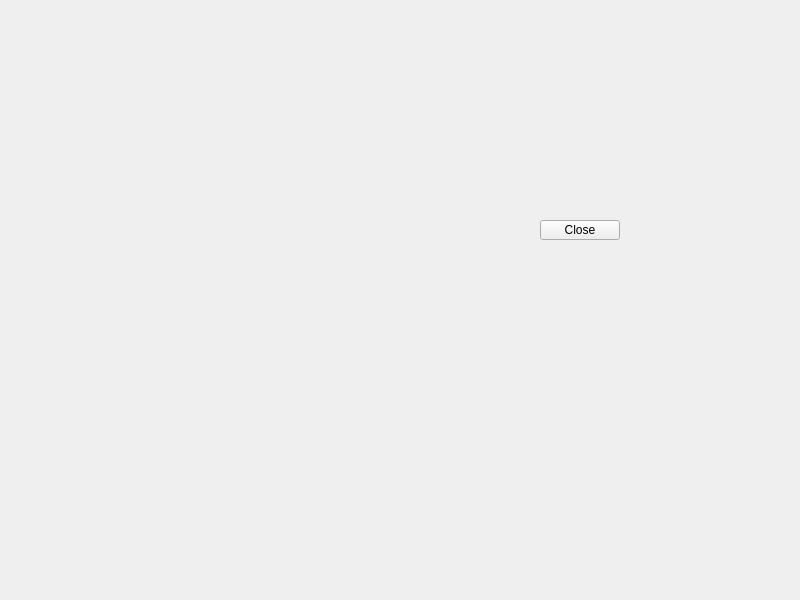
<?xml version="1.0" encoding="UTF-8"?>
<ui version="4.0">
 <class>Widget</class>
 <widget class="QWidget" name="Widget">
  <property name="geometry">
   <rect>
    <x>0</x>
    <y>0</y>
    <width>800</width>
    <height>600</height>
   </rect>
  </property>
  <property name="windowTitle">
   <string>Widget</string>
  </property>
  <widget class="QPushButton" name="btnClose">
   <property name="geometry">
    <rect>
     <x>540</x>
     <y>220</y>
     <width>80</width>
     <height>20</height>
    </rect>
   </property>
   <property name="text">
    <string>Close</string>
   </property>
  </widget>
 </widget>
 <resources/>
 <connections/>
</ui>
